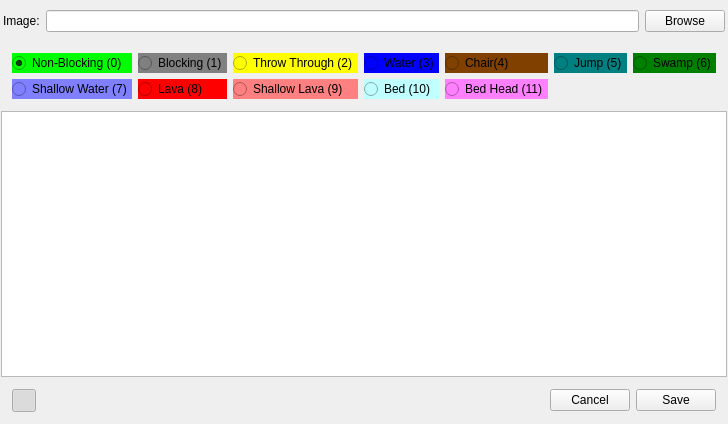
<?xml version="1.0" encoding="UTF-8"?>
<ui version="4.0">
 <class>EditTilesetDialogClass</class>
 <widget class="QDialog" name="EditTilesetDialogClass">
  <property name="geometry">
   <rect>
    <x>0</x>
    <y>0</y>
    <width>694</width>
    <height>424</height>
   </rect>
  </property>
  <property name="windowTitle">
   <string>Edit Tileset</string>
  </property>
  <layout class="QVBoxLayout" name="verticalLayout">
   <property name="spacing">
    <number>1</number>
   </property>
   <property name="leftMargin">
    <number>1</number>
   </property>
   <property name="topMargin">
    <number>1</number>
   </property>
   <property name="rightMargin">
    <number>1</number>
   </property>
   <property name="bottomMargin">
    <number>1</number>
   </property>
   <item>
    <widget class="QWidget" name="widget_3" native="true">
     <property name="sizePolicy">
      <sizepolicy hsizetype="Preferred" vsizetype="Fixed">
       <horstretch>0</horstretch>
       <verstretch>0</verstretch>
      </sizepolicy>
     </property>
     <property name="minimumSize">
      <size>
       <width>0</width>
       <height>40</height>
      </size>
     </property>
     <layout class="QHBoxLayout" name="horizontalLayout_2">
      <property name="leftMargin">
       <number>2</number>
      </property>
      <property name="topMargin">
       <number>2</number>
      </property>
      <property name="rightMargin">
       <number>2</number>
      </property>
      <property name="bottomMargin">
       <number>2</number>
      </property>
      <item>
       <widget class="QLabel" name="label">
        <property name="text">
         <string>Image:</string>
        </property>
       </widget>
      </item>
      <item>
       <widget class="QLineEdit" name="imageTextBox"/>
      </item>
      <item>
       <widget class="QPushButton" name="browseButton">
        <property name="text">
         <string>Browse</string>
        </property>
        <property name="autoDefault">
         <bool>false</bool>
        </property>
       </widget>
      </item>
     </layout>
    </widget>
   </item>
   <item>
    <widget class="QWidget" name="widget" native="true">
     <property name="sizePolicy">
      <sizepolicy hsizetype="Preferred" vsizetype="Fixed">
       <horstretch>0</horstretch>
       <verstretch>0</verstretch>
      </sizepolicy>
     </property>
     <property name="minimumSize">
      <size>
       <width>0</width>
       <height>0</height>
      </size>
     </property>
     <layout class="QGridLayout" name="gridLayout">
      <item row="1" column="1">
       <widget class="QRadioButton" name="radioButtonType8">
        <property name="toolTip">
         <string>8</string>
        </property>
        <property name="styleSheet">
         <string notr="true">background-color: red;</string>
        </property>
        <property name="text">
         <string>Lava (8)</string>
        </property>
        <property name="shortcut">
         <string>8</string>
        </property>
       </widget>
      </item>
      <item row="1" column="4">
       <widget class="QRadioButton" name="radioButtonType11">
        <property name="toolTip">
         <string>11</string>
        </property>
        <property name="styleSheet">
         <string notr="true">background-color: rgb(255, 128, 255);</string>
        </property>
        <property name="text">
         <string>Bed Head (11)</string>
        </property>
       </widget>
      </item>
      <item row="0" column="4">
       <widget class="QRadioButton" name="radioButtonType4">
        <property name="toolTip">
         <string>4</string>
        </property>
        <property name="styleSheet">
         <string notr="true">background-color: rgb(128, 64, 0);</string>
        </property>
        <property name="text">
         <string>Chair(4)</string>
        </property>
        <property name="shortcut">
         <string>4</string>
        </property>
       </widget>
      </item>
      <item row="0" column="5">
       <widget class="QRadioButton" name="radioButtonType5">
        <property name="toolTip">
         <string>5</string>
        </property>
        <property name="styleSheet">
         <string notr="true">background-color: teal;</string>
        </property>
        <property name="text">
         <string>Jump (5)</string>
        </property>
        <property name="shortcut">
         <string>5</string>
        </property>
       </widget>
      </item>
      <item row="0" column="3">
       <widget class="QRadioButton" name="radioButtonType3">
        <property name="toolTip">
         <string>3</string>
        </property>
        <property name="styleSheet">
         <string notr="true">background-color: blue</string>
        </property>
        <property name="text">
         <string>Water (3)</string>
        </property>
        <property name="shortcut">
         <string>3</string>
        </property>
       </widget>
      </item>
      <item row="1" column="3">
       <widget class="QRadioButton" name="radioButtonType10">
        <property name="toolTip">
         <string>10</string>
        </property>
        <property name="styleSheet">
         <string notr="true">background-color: rgb(192, 255, 255);</string>
        </property>
        <property name="text">
         <string>Bed (10)</string>
        </property>
       </widget>
      </item>
      <item row="0" column="6">
       <widget class="QRadioButton" name="radioButtonType6">
        <property name="toolTip">
         <string>6</string>
        </property>
        <property name="styleSheet">
         <string notr="true">background-color: green</string>
        </property>
        <property name="text">
         <string>Swamp (6)</string>
        </property>
        <property name="shortcut">
         <string>6</string>
        </property>
       </widget>
      </item>
      <item row="0" column="2">
       <widget class="QRadioButton" name="radioButtonType2">
        <property name="toolTip">
         <string>2</string>
        </property>
        <property name="styleSheet">
         <string notr="true">background-color: yellow</string>
        </property>
        <property name="text">
         <string>Throw Through (2)</string>
        </property>
        <property name="shortcut">
         <string>2</string>
        </property>
       </widget>
      </item>
      <item row="1" column="0">
       <widget class="QRadioButton" name="radioButtonType7">
        <property name="toolTip">
         <string>7</string>
        </property>
        <property name="styleSheet">
         <string notr="true">background-color: rgb(128, 128, 255);</string>
        </property>
        <property name="text">
         <string>Shallow Water (7)</string>
        </property>
        <property name="shortcut">
         <string>7</string>
        </property>
       </widget>
      </item>
      <item row="0" column="0">
       <widget class="QRadioButton" name="radioButtonType0">
        <property name="toolTip">
         <string>0</string>
        </property>
        <property name="styleSheet">
         <string notr="true">background-color: lime</string>
        </property>
        <property name="text">
         <string>Non-Blocking (0)</string>
        </property>
        <property name="shortcut">
         <string>0</string>
        </property>
        <property name="checked">
         <bool>true</bool>
        </property>
       </widget>
      </item>
      <item row="1" column="2">
       <widget class="QRadioButton" name="radioButtonType9">
        <property name="toolTip">
         <string>9</string>
        </property>
        <property name="styleSheet">
         <string notr="true">background-color: rgb(255, 128, 128);</string>
        </property>
        <property name="text">
         <string>Shallow Lava (9)</string>
        </property>
        <property name="shortcut">
         <string>9</string>
        </property>
       </widget>
      </item>
      <item row="0" column="1">
       <widget class="QRadioButton" name="radioButtonType1">
        <property name="toolTip">
         <string>1</string>
        </property>
        <property name="styleSheet">
         <string notr="true">background-color: gray</string>
        </property>
        <property name="text">
         <string>Blocking (1)</string>
        </property>
        <property name="shortcut">
         <string>1</string>
        </property>
       </widget>
      </item>
     </layout>
    </widget>
   </item>
   <item>
    <widget class="TilesEditor::GraphicsView" name="graphicsView">
     <property name="sizePolicy">
      <sizepolicy hsizetype="Preferred" vsizetype="Preferred">
       <horstretch>0</horstretch>
       <verstretch>0</verstretch>
      </sizepolicy>
     </property>
     <property name="alignment">
      <set>Qt::AlignLeading|Qt::AlignLeft|Qt::AlignTop</set>
     </property>
    </widget>
   </item>
   <item>
    <widget class="QWidget" name="widget_2" native="true">
     <property name="sizePolicy">
      <sizepolicy hsizetype="Preferred" vsizetype="Fixed">
       <horstretch>0</horstretch>
       <verstretch>0</verstretch>
      </sizepolicy>
     </property>
     <property name="minimumSize">
      <size>
       <width>0</width>
       <height>0</height>
      </size>
     </property>
     <layout class="QHBoxLayout" name="horizontalLayout">
      <item>
       <widget class="QToolButton" name="overlayButton">
        <property name="toolTip">
         <string>Type Overlay</string>
        </property>
        <property name="text">
         <string/>
        </property>
        <property name="icon">
         <iconset resource="MainWindow.qrc">
          <normaloff>:/MainWindow/icons/fugue/block.png</normaloff>:/MainWindow/icons/fugue/block.png</iconset>
        </property>
        <property name="checkable">
         <bool>true</bool>
        </property>
        <property name="checked">
         <bool>true</bool>
        </property>
        <property name="autoRaise">
         <bool>true</bool>
        </property>
       </widget>
      </item>
      <item>
       <spacer name="horizontalSpacer">
        <property name="orientation">
         <enum>Qt::Horizontal</enum>
        </property>
        <property name="sizeHint" stdset="0">
         <size>
          <width>40</width>
          <height>20</height>
         </size>
        </property>
       </spacer>
      </item>
      <item>
       <widget class="QPushButton" name="cancelButton">
        <property name="text">
         <string>Cancel</string>
        </property>
        <property name="autoDefault">
         <bool>false</bool>
        </property>
       </widget>
      </item>
      <item>
       <widget class="QPushButton" name="saveButton">
        <property name="text">
         <string>Save</string>
        </property>
        <property name="autoDefault">
         <bool>false</bool>
        </property>
       </widget>
      </item>
     </layout>
    </widget>
   </item>
  </layout>
 </widget>
 <layoutdefault spacing="6" margin="11"/>
 <customwidgets>
  <customwidget>
   <class>TilesEditor::GraphicsView</class>
   <extends>QGraphicsView</extends>
   <header location="global">GraphicsView.h</header>
  </customwidget>
 </customwidgets>
 <resources>
  <include location="MainWindow.qrc"/>
 </resources>
 <connections>
  <connection>
   <sender>cancelButton</sender>
   <signal>clicked()</signal>
   <receiver>EditTilesetDialogClass</receiver>
   <slot>reject()</slot>
   <hints>
    <hint type="sourcelabel">
     <x>565</x>
     <y>395</y>
    </hint>
    <hint type="destinationlabel">
     <x>346</x>
     <y>208</y>
    </hint>
   </hints>
  </connection>
  <connection>
   <sender>saveButton</sender>
   <signal>clicked()</signal>
   <receiver>EditTilesetDialogClass</receiver>
   <slot>accept()</slot>
   <hints>
    <hint type="sourcelabel">
     <x>646</x>
     <y>395</y>
    </hint>
    <hint type="destinationlabel">
     <x>346</x>
     <y>208</y>
    </hint>
   </hints>
  </connection>
 </connections>
</ui>
